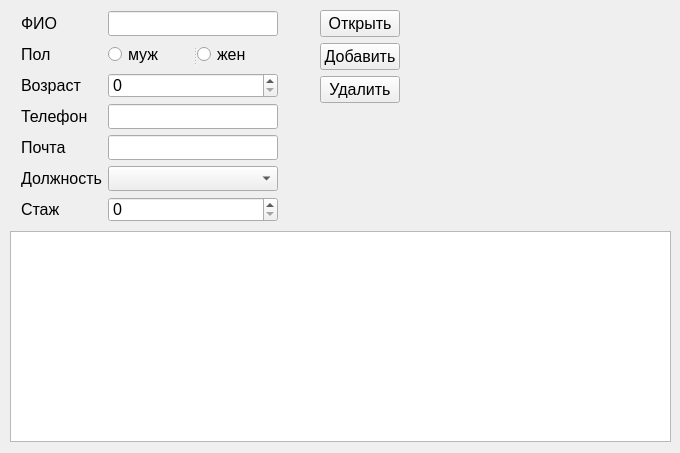
<?xml version="1.0" encoding="UTF-8"?>
<ui version="4.0">
 <class>Form</class>
 <widget class="QWidget" name="Form">
  <property name="geometry">
   <rect>
    <x>0</x>
    <y>0</y>
    <width>680</width>
    <height>453</height>
   </rect>
  </property>
  <property name="font">
   <font>
    <pointsize>12</pointsize>
   </font>
  </property>
  <property name="windowTitle">
   <string>сотрудники</string>
  </property>
  <widget class="QTableWidget" name="twStaffs">
   <property name="geometry">
    <rect>
     <x>10</x>
     <y>231</y>
     <width>661</width>
     <height>211</height>
    </rect>
   </property>
  </widget>
  <widget class="QWidget" name="">
   <property name="geometry">
    <rect>
     <x>21</x>
     <y>11</y>
     <width>257</width>
     <height>211</height>
    </rect>
   </property>
   <layout class="QFormLayout" name="formLayout">
    <item row="0" column="0">
     <widget class="QLabel" name="label">
      <property name="text">
       <string>ФИО</string>
      </property>
     </widget>
    </item>
    <item row="0" column="1">
     <widget class="QLineEdit" name="leFio"/>
    </item>
    <item row="1" column="0">
     <widget class="QLabel" name="label_2">
      <property name="text">
       <string>Пол</string>
      </property>
     </widget>
    </item>
    <item row="1" column="1">
     <widget class="QSplitter" name="splitter">
      <property name="orientation">
       <enum>Qt::Horizontal</enum>
      </property>
      <widget class="QRadioButton" name="rbMale">
       <property name="text">
        <string>муж</string>
       </property>
      </widget>
      <widget class="QRadioButton" name="rbFamale">
       <property name="text">
        <string>жен</string>
       </property>
      </widget>
     </widget>
    </item>
    <item row="2" column="0">
     <widget class="QLabel" name="label_3">
      <property name="text">
       <string>Возраст</string>
      </property>
     </widget>
    </item>
    <item row="2" column="1">
     <widget class="QSpinBox" name="spAge"/>
    </item>
    <item row="3" column="0">
     <widget class="QLabel" name="label_4">
      <property name="text">
       <string>Телефон</string>
      </property>
     </widget>
    </item>
    <item row="3" column="1">
     <widget class="QLineEdit" name="lePhone"/>
    </item>
    <item row="4" column="0">
     <widget class="QLabel" name="label_5">
      <property name="text">
       <string>Почта</string>
      </property>
     </widget>
    </item>
    <item row="4" column="1">
     <widget class="QLineEdit" name="leEmail"/>
    </item>
    <item row="5" column="0">
     <widget class="QLabel" name="label_6">
      <property name="text">
       <string>Должность</string>
      </property>
     </widget>
    </item>
    <item row="5" column="1">
     <widget class="QComboBox" name="cbPost"/>
    </item>
    <item row="6" column="0">
     <widget class="QLabel" name="label_7">
      <property name="text">
       <string>Стаж</string>
      </property>
     </widget>
    </item>
    <item row="6" column="1">
     <widget class="QSpinBox" name="spAge_2"/>
    </item>
   </layout>
  </widget>
  <widget class="QWidget" name="">
   <property name="geometry">
    <rect>
     <x>320</x>
     <y>10</y>
     <width>80</width>
     <height>95</height>
    </rect>
   </property>
   <layout class="QVBoxLayout" name="verticalLayout">
    <item>
     <widget class="QPushButton" name="pbOpen">
      <property name="text">
       <string>Открыть</string>
      </property>
     </widget>
    </item>
    <item>
     <widget class="QPushButton" name="pbInsert">
      <property name="text">
       <string>Добавить</string>
      </property>
     </widget>
    </item>
    <item>
     <widget class="QPushButton" name="pbDelete">
      <property name="text">
       <string>Удалить</string>
      </property>
     </widget>
    </item>
   </layout>
  </widget>
  <zorder>rbFamale</zorder>
  <zorder>rbMale</zorder>
  <zorder>twStaffs</zorder>
  <zorder>label</zorder>
  <zorder>label_2</zorder>
  <zorder>label_3</zorder>
  <zorder>label_4</zorder>
  <zorder>label_5</zorder>
  <zorder>label_6</zorder>
  <zorder>label_7</zorder>
  <zorder>leFio</zorder>
  <zorder>lePhone</zorder>
  <zorder>leEmail</zorder>
  <zorder>spAge</zorder>
  <zorder>cbPost</zorder>
  <zorder>spAge_2</zorder>
  <zorder>pbOpen</zorder>
  <zorder>pbInsert</zorder>
  <zorder>pbDelete</zorder>
 </widget>
 <resources/>
 <connections/>
</ui>
